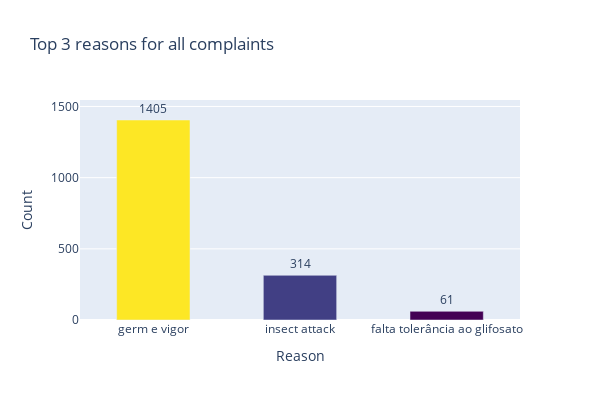

Notebook source saved alongside this figure:
### Code cell
counts = df["reason"].value_counts()

fig2 = px.bar(
        x=counts.index[:3],
        y=counts.values[:3],
        text=counts.values[:3],
        color=counts.values[:3],
        color_continuous_scale="viridis",
        labels={"x": "Reason", "y": "Count"},
        title="Top 3 reasons for all complaints",
    )

fig2.update_traces(text=counts.values, textposition="outside")
fig2.update_yaxes(range=[0, max(counts.values) * 1.1])
fig2.update_layout(bargap=0.5, width=600, height=400, coloraxis_showscale=False)
fig2.show()

### Figure 1 — Plotly figure (JSON) as saved in the notebook; plotly's stock layout.template omitted (floating-point values rounded to 4 significant figures)
{"data": [{"alignmentgroup": "True", "hovertemplate": "Reason=%{x}<br>Count=%{y}<br>text=%{text}<br>color=%{marker.color}<extra></extra>", "legendgroup": "", "marker": {"color": [1405, 314, 61], "coloraxis": "coloraxis", "pattern": {"shape": ""}}, "name": "", "offsetgroup": "", "orientation": "v", "showlegend": false, "text": [1405, 314, 61, 49, 47, 20, 20, 15, 14, 11, 8, 8, 7, 7, 5, 3, 3, 3, 2, 2, 2, 2, 2, 2, 1, 1, 1, 1, 1, 1, 1, 1, 1, 1, 1, 1, 1, 1, 1, 1, 1, 1, 1, 1, 1, 1, 1, 0, 0, 0, 0, 0, 0, 0, 0, 0, 0, 0], "textposition": "outside", "type": "bar", "x": ["germ e vigor", "insect attack", "falta tolerância ao glifosato"], "xaxis": "x", "y": [1405, 314, 61], "yaxis": "y"}], "layout": {"bargap": 0.5, "barmode": "relative", "coloraxis": {"colorbar": {"title": {"text": "color"}}, "colorscale": [[0, "#440154"], [0.1111, "#482878"], [0.2222, "#3e4989"], [0.3333, "#31688e"], [0.4444, "#26828e"], [0.5556, "#1f9e89"], [0.6667, "#35b779"], [0.7778, "#6ece58"], [0.8889, "#b5de2b"], [1, "#fde725"]], "showscale": false}, "height": 400, "legend": {"tracegroupgap": 0}, "title": {"text": "Top 3 reasons for all complaints"}, "width": 600, "xaxis": {"anchor": "y", "domain": [0, 1], "title": {"text": "Reason"}}, "yaxis": {"anchor": "x", "domain": [0, 1], "range": [0, 1546.0], "title": {"text": "Count"}}}}
